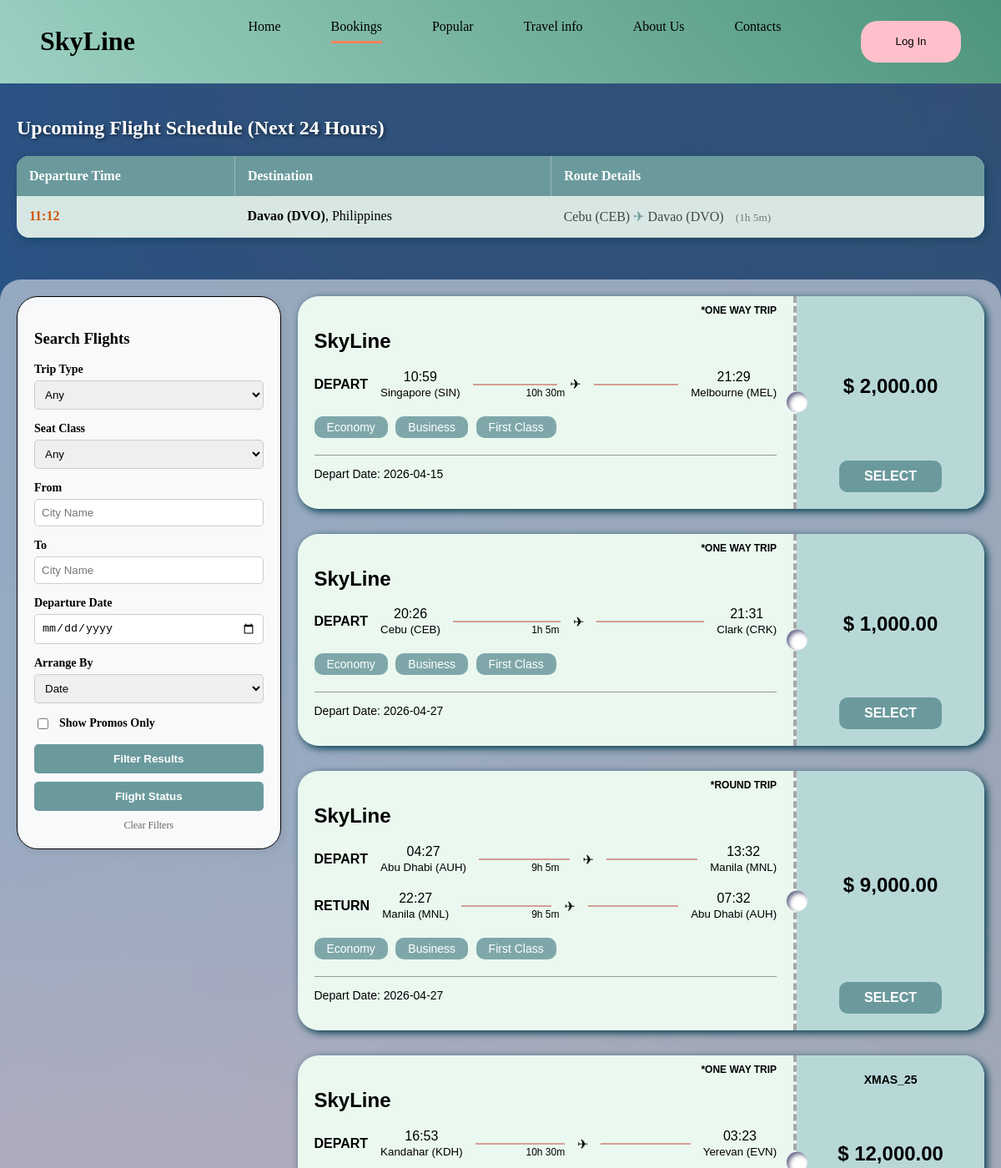
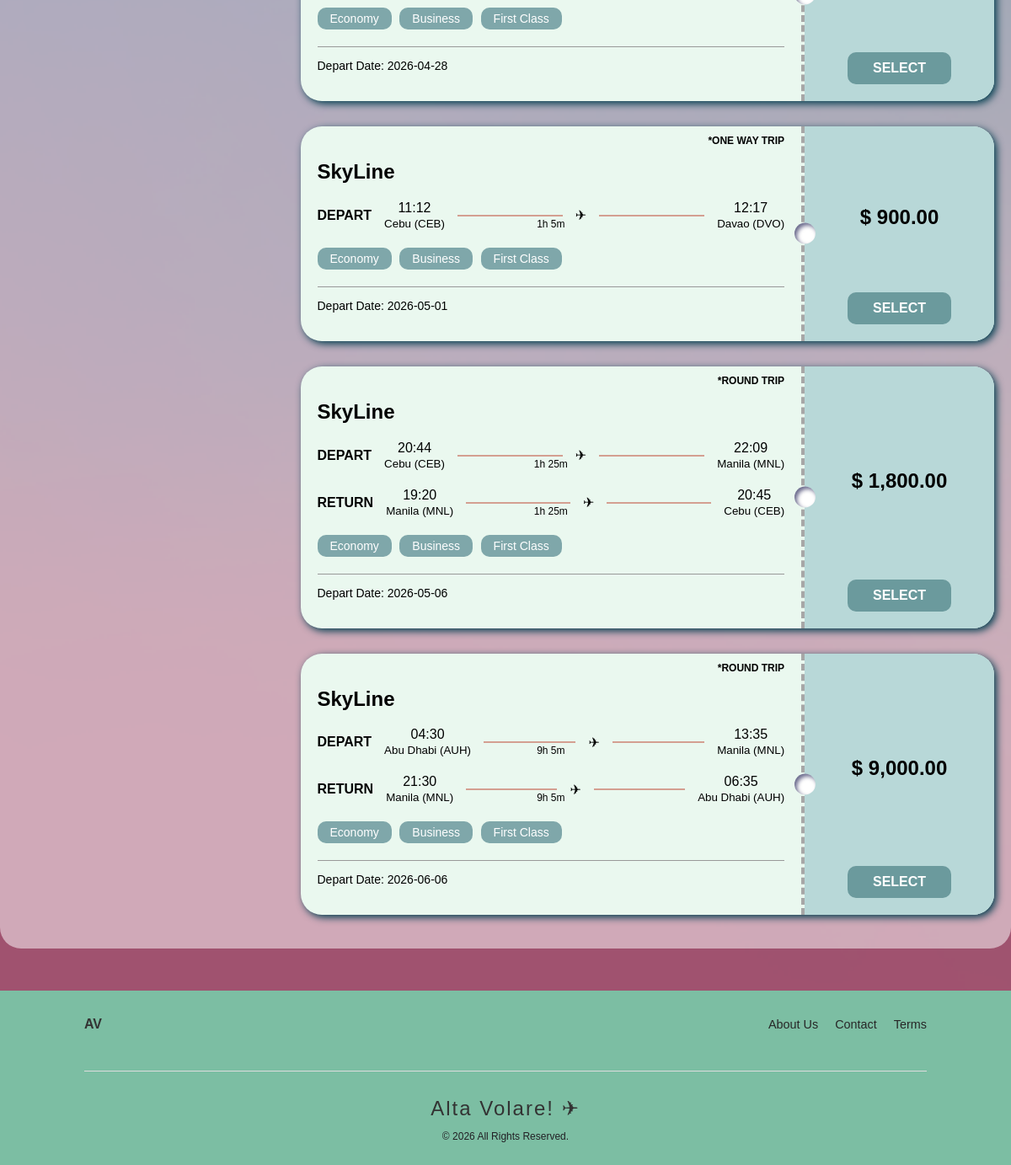
The page /booking on the database as committed earlier (2 pictures, top to bottom).
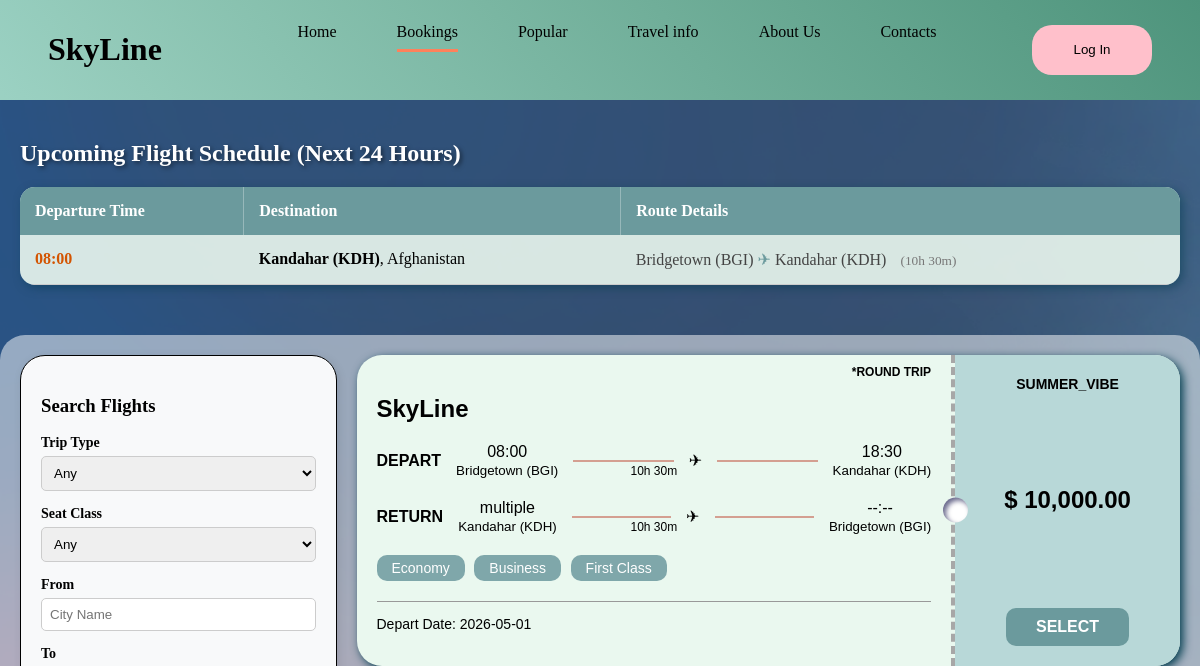
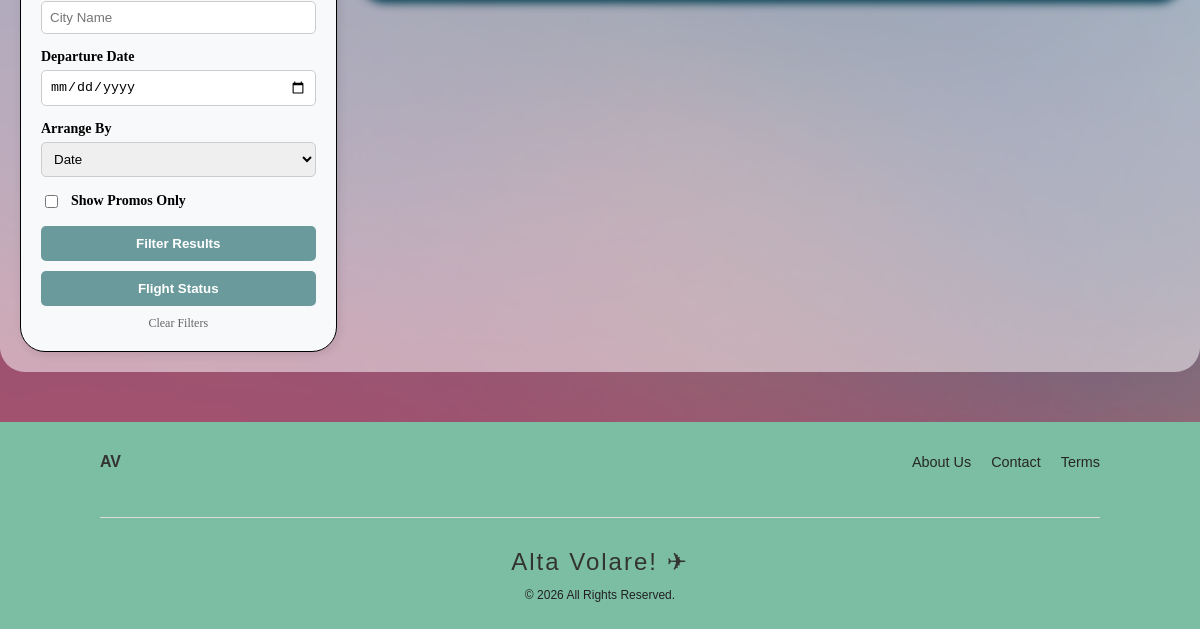
The same page on the database as committed later (2 pictures, top to bottom).
### app.py (models this page shows)
class Flight(db.Model):
    id = db.Column(db.Integer, primary_key=True)
    from_country = db.Column(db.String(50), nullable=False)
    from_city = db.Column(db.String(50), nullable=False)
    to_country = db.Column(db.String(50), nullable=False)
    to_city = db.Column(db.String(50), nullable=False)
    dep_date = db.Column(db.String(20), nullable=False)
    dep_time = db.Column(db.String(20), nullable=False)
    ret_date = db.Column(db.Text, nullable=False)
    ret_time = db.Column(db.String(100), nullable=False)
    duration = db.Column(db.String(20), nullable=False)
    tickets_economy = db.Column(db.Integer)
    tickets_business = db.Column(db.Integer)
    tickets_first = db.Column(db.Integer)
    price = db.Column(db.Float, nullable=False)
    promo_code = db.Column(db.String(50), nullable=False)
    trip_type=db.Column(db.String(50), nullable=False)
    status=db.Column(db.String(20),nullable=False)

### app.py (the view)
@app.route('/booking')
def booking():
    now = datetime.datetime.now()
    twenty_four_hours_later = now + timedelta(hours=24)
    current_date_str = now.strftime('%Y-%m-%d')
    upcoming_flights = Flight.query.filter(Flight.dep_date >= current_date_str).all()
    unique_timetable = {}
    for f in upcoming_flights:
        try:
            dep_time_obj = datetime.datetime.strptime(f"{f.dep_date} {f.dep_time}", "%Y-%m-%d %H:%M")
            if now <= dep_time_obj <= twenty_four_hours_later:
                key = f"{f.dep_date}_{f.dep_time}_{f.to_city}"
                if key not in unique_timetable:
                    unique_timetable[key] = f
        except ValueError:
            continue
    timetable_flights = list(unique_timetable.values())
    timetable_flights.sort(key=lambda x: x.dep_time)
    query = Flight.query
    trip_type = request.args.get('trip_type')
    if trip_type:
        query = query.filter(Flight.trip_type == trip_type)
    seat_class = request.args.get('seat_class')
    if seat_class == 'economy':
        query = query.filter(Flight.tickets_economy > 0)
    elif seat_class == 'business':
        query = query.filter(Flight.tickets_business > 0)
    elif seat_class == 'first':
        query = query.filter(Flight.tickets_first > 0)
    from_city = request.args.get('from_city')
    if from_city:
        query = query.filter(Flight.from_city.contains(from_city))
    to_city = request.args.get('to_city')
    if to_city:
        query = query.filter(Flight.to_city.contains(to_city))
    dep_date = request.args.get('dep_date')
    if dep_date:
        query = query.filter(Flight.dep_date == dep_date)
    if request.args.get('has_promo') == 'yes':
        query = query.filter(Flight.promo_code != 'none', Flight.promo_code != '')
    sort_by = request.args.get('sort_by', 'dep_date')
    if sort_by == 'price':
        query = query.order_by(Flight.price.asc())
    else:
        query = query.order_by(Flight.dep_date.asc())
    flights = query.all()
    return render_template('booking.html',
                           flights=flights,
                           timetable=timetable_flights,
                           calc_arrival=calculate_arrival)

### templates/booking.html (shortened to what this page needs)
<!DOCTYPE html>
<html lang="en">
<head>
    <link rel="stylesheet" href="{{ url_for('static', filename='style.css') }}">
</head>
<body class="body">
    <div class="nav">
        <div class="logo"><h1>SkyLine</h1></div>
        <ul class="nav-container">
                <li class="nav-buttons"><a href="{{ url_for('index') }}">Home<hr class="n1"></a></li>
                <li class="nav-buttons"><a href="{{ url_for('booking') }}">Bookings<hr class="n2"  style="width: 100%;"></a></li>
                <li class="nav-buttons"><a href="{{ url_for('popular') }}">Popular<hr class="n3"></a></li>
                <li class="nav-buttons">
                    <a href="#">Travel info<hr class="n3"></a>
                </li>
                <li class="nav-buttons"><a href="{{ url_for('about') }}#about">About Us<hr class="n4"></a></li>
                <li class="nav-buttons"><a href="{{ url_for('contact') }}#contact">Contacts<hr class="n5"></a></li>
            </ul>
            <div class="nav-auth">
                {% if session['user_id'] %}
                    <div class="user-profile" style="display: flex; align-items: center; gap: 12px;">
                        <span class="user-name" style="color: white; font-family: 'Bookman Old Style'; font-weight: bold;">
                            Welcome, {{ session['first_name'] }}!
                        </span>
                        <a href="{{ url_for('bookedflights') }}" style="text-decoration: none;">
                        <div class="avatar-circle" style="width: 38px; height: 38px; background-color: #f0f0f0; border-radius: 50%; display: flex; align-items: center; justify-content: center;">
                            <svg viewBox="0 0 24 24" fill="#555" width="24px" height="24px">
                                <path d="M12 12c2.21 0 4-1.79 4-4s-1.79-4-4-4-4 1.79-4 4 1.79 4 4 4zm0 2c-2.67 0-8 1.34-8 4v2h16v-2c0-2.66-5.33-4-8-4z"/>
                            </svg>
                        </div>
                        </a>
                        <a href="{{ url_for('logout') }}" style="color: #ff4d4d; font-size: 0.7rem; text-decoration: none; text-transform: uppercase; font-family: sans-serif; font-weight: bold;">Logout</a>
                    </div>
                {% else %}
                    <button class="log-in"><a href="{{ url_for('login') }}">Log In</a></button>
                {% endif %}
            </div>
    </div>
<div class="timetable-section" style="max-width: 1200px; margin: 40px auto 10px auto; padding: 0 20px;">
    <h2 style="font-family: 'Bookman Old Style', serif; color: white; text-shadow: 2px 2px 4px rgba(0,0,0,0.5);">
        Upcoming Flight Schedule (Next 24 Hours)
    </h2>
    <table style="width: 100%; border-collapse: collapse; background: rgba(234, 248, 239, 0.9); border-radius: 15px; overflow: hidden; box-shadow: 3px 3px 10px rgba(0, 60, 78, 0.5);">
        <thead>
            <tr style="background-color: #6b9a9d; color: white; text-align: left;">
                <th style="padding: 15px; border-right: 1px solid rgba(255,255,255,0.3);">Departure Time</th>
                <th style="padding: 15px; border-right: 1px solid rgba(255,255,255,0.3);">Destination</th>
                <th style="padding: 15px;">Route Details</th>
            </tr>
        </thead>
        <tbody>
            {% if timetable %}
                {% for f in timetable %}
                <tr style="border-bottom: 1px solid #ccc; transition: background 0.3s;
                    ">
                    <td style="padding: 15px; font-weight: bold;">
                        {% if "Delayed" in f.status %}
                            <span style="color: #777; text-decoration: line-through; font-size: 0.9rem;">{{ f.dep_time }}</span>
                            <br>
                            <span style="color: #d35400;">NEW: {{ f.status.split(': ')[1] }}</span>
                        {% else %}
                            <span style="color: #d35400;">{{ f.dep_time }}</span>
                        {% endif %}
                    </td>
                    <td style="padding: 15px;">
                        <strong>{{ f.to_city }}</strong>, {{ f.to_country }}
                    </td>
                    <td style="padding: 15px; color: #444;">
                        {{ f.from_city }} <span style="color: #6b9a9d;">&#9992;</span> {{ f.to_city }}
                        <small style="margin-left: 10px; color: #777;">({{ f.duration }})</small>
                    </td>
                </tr>
                {% endfor %}
            {% else %}
                <tr>
                    <td colspan="3" style="padding: 30px; text-align: center; color: #666; font-style: italic;">
                        No flights departing within the next 24 hours.
                    </td>
                </tr>
            {% endif %}
        </tbody>
    </table>
</div>
<div class="booking-wrapper" >
        <div class="search-sidebar" >
            <h3>Search Flights</h3>
            <form action="{{ url_for('booking') }}" method="GET">
                <div class="filter-group">
                    <label>Trip Type</label>
                    <select name="trip_type">
                        <option value="">Any</option>
                    </select>
                </div>
                <div class="filter-group">
                    <label>Seat Class</label>
                    <select name="seat_class">
                        <option value="">Any</option>
                    </select>
                </div>
                <div class="filter-group">
                    <label>From</label>
                    <input type="text" name="from_city" placeholder="City Name">
                </div>
                <div class="filter-group">
                    <label>To</label>
                    <input type="text" name="to_city" placeholder="City Name">
                </div>
                <div class="filter-group">
                    <label>Departure Date</label>
                    <input type="date" name="dep_date">
                </div>
                <div class="filter-group">
                    <label>Arrange By</label>
                    <select name="sort_by">
                        <option value="dep_date">Date</option>
                    </select>
                </div>
                <div class="filter-group" style="flex-direction: row; align-items: center; gap: 10px;">
                    <input type="checkbox" name="has_promo" value="yes">
                    <label style="margin-bottom: 0;">Show Promos Only</label>
                </div>
                <button type="submit" class="search-btn">Filter Results</button>
                <button type="submit" class="search-btn" style="margin-top: 10px;">Flight Status</button>
                <a href="{{ url_for('booking') }}" style="display:block; text-align:center; margin-top:10px; font-size:12px; color:#666; text-decoration:none;">Clear Filters</a>
            </form>
        </div>
        <div class="ticket-container" action="/checkout" method="POST">
            {% for flight in flights %}
                {% if flight.tickets_economy > 0 or flight.tickets_business > 0 or flight.tickets_first > 0 %}
                <div class="ticket-card">
                    <div class="ticket-left">
                        <h2>SkyLine</h2>
                        <span class="trip-tag">*{{ flight.trip_type.upper() }}</span>
                        <div class="flight-path">
                            <div><strong>DEPART</strong></div>
                            <div style="text-align:center">{{ flight.dep_time }}<br><small>{{ flight.from_city }}</small></div>
                            <div class="line"></div>
                            <div style="position:absolute; left:50%; transform:translateX(-50%); font-size:12px; margin-top:20px;">{{ flight.duration }}</div>
                            <div style="text-align:center">&#9992;</div>
                            <div class="line"></div>
                            <div style="text-align:center">{{ calc_arrival(flight.dep_time, flight.duration) }}<br><small>{{ flight.to_city }}</small></div>
                        </div>
                        {% if flight.trip_type == "round trip" %}
                        <div class="flight-path" style="margin-top:20px;">
                            <div><strong>RETURN</strong></div>
                            <div style="text-align:center">{{ flight.ret_time }}<br><small>{{ flight.to_city }}</small></div>
                            <div class="line"></div>
                            <div style="position:absolute; left:50%; transform:translateX(-50%); font-size:12px; margin-top:20px;">{{ flight.duration }}</div>
                            <div style="text-align:center">&#9992;</div>
                            <div class="line"></div>
                            <div style="text-align:center">
                                {{ calc_arrival(flight.ret_time, flight.duration) }}<br>
                                <small>{{ flight.from_city }}</small>
                            </div>
                        </div>
                        {% endif %}
                        <div style="margin-top: 20px;">
                            {% if flight.tickets_economy > 0 %}<button class="class-badge">Economy</button>{% endif %}
                            {% if flight.tickets_business > 0 %}<button class="class-badge">Business</button>{% endif %}
                            {% if flight.tickets_first > 0 %}<button class="class-badge">First Class</button>{% endif %}
                        </div>
                        <hr style="margin-top:20px; border: 0; border-top: 1px solid #999;">
                        <p style="font-size:14px">Depart Date: {{ flight.dep_date }}</p>
                   </div>
                    <div class="ticket-right">
                        <div>
                            {% if flight.promo_code and flight.promo_code != 'none' %}
                                <strong style="font-size: 14px;">{{ flight.promo_code }}</strong>
                            {% endif %}
                        </div>
                        <div style="font-size: 24px; font-weight: bold;">$ {{ "{:,.2f}".format(flight.price) }}</div>
                        <a href="{{ url_for('checkout', flight_id=flight.id) }}">
                            <button class="select-btn">SELECT</button>
                        </a>
                    </div>
                </div>
                {% endif %}
            {% endfor %}
        </div>
</div>
<footer class="site-footer">
    <div class="footer-content">
        <div class="logo">
            <strong>AV</strong>
        </div>
        <nav class="footer-nav">
            <ul>
                <li><a href="#about">About Us</a></li>
                <li><a href="#contact">Contact</a></li>
                <li><a href="#">Terms</a></li>
            </ul>
        </nav>
    </div>
    <hr class="footer-divider">
    <div class="footer-bottom">
        <h2>Alta Volare! &#9992;</h2>
        <p>&copy; 2026 All Rights Reserved.</p>
    </div>
</footer>
</body>
</html>

Rows that differ between the two databases and show on the page:
removed Flight: dep_time "11:12", to_city "Davao (DVO)", to_country "Philippines", from_city "Cebu (CEB)", duration "1h 5m", trip_type "ONE WAY TRIP", dep_time+duration "12:17", tickets_economy "Economy", tickets_business "Business", tickets_first "First Class", dep_date "2026-05-01", price "900.00"
removed Flight: trip_type "ONE WAY TRIP", dep_time "10:59", from_city "Singapore (SIN)", duration "10h 30m", dep_time+duration "21:29", to_city "Melbourne (MEL)", tickets_economy "Economy", tickets_business "Business", tickets_first "First Class", dep_date "2026-04-15", price "2,000.00", shown under "Search Flights"
removed Flight: trip_type "ONE WAY TRIP", dep_time "20:26", from_city "Cebu (CEB)", duration "1h 5m", dep_time+duration "21:31", to_city "Clark (CRK)", tickets_economy "Economy", tickets_business "Business", tickets_first "First Class", dep_date "2026-04-27", price "1,000.00", shown under "Search Flights"
removed Flight: trip_type "ROUND TRIP", dep_time "04:27", from_city "Abu Dhabi (AUH)", duration "9h 5m", dep_time+duration "13:32", to_city "Manila (MNL)", ret_time "22:27", ret_time+duration "07:32", tickets_economy "Economy", tickets_business "Business", tickets_first "First Class", dep_date "2026-04-27", price "9,000.00", shown under "Search Flights"
removed Flight: trip_type "ONE WAY TRIP", dep_time "16:53", from_city "Kandahar (KDH)", duration "10h 30m", dep_time+duration "03:23", to_city "Yerevan (EVN)", tickets_economy "Economy", tickets_business "Business", tickets_first "First Class", dep_date "2026-04-28", promo_code "XMAS_25", price "12,000.00", shown under "Search Flights"
removed Flight: trip_type "ROUND TRIP", dep_time "20:44", from_city "Cebu (CEB)", duration "1h 25m", dep_time+duration "22:09", to_city "Manila (MNL)", ret_time "19:20", ret_time+duration "20:45", tickets_economy "Economy", tickets_business "Business", tickets_first "First Class", dep_date "2026-05-06", price "1,800.00", shown under "Search Flights"
removed Flight: trip_type "ROUND TRIP", dep_time "04:30", from_city "Abu Dhabi (AUH)", duration "9h 5m", dep_time+duration "13:35", to_city "Manila (MNL)", ret_time "21:30", ret_time+duration "06:35", tickets_economy "Economy", tickets_business "Business", tickets_first "First Class", dep_date "2026-06-06", price "9,000.00", shown under "Search Flights"
added Flight: dep_time "08:00", to_city "Kandahar (KDH)", to_country "Afghanistan", from_city "Bridgetown (BGI)", duration "10h 30m", trip_type "ROUND TRIP", dep_time+duration "18:30", ret_time "multiple", ret_time+duration "--:--", tickets_economy "Economy", tickets_business "Business", tickets_first "First Class", dep_date "2026-05-01", promo_code "SUMMER_VIBE", price "10,000.00"
